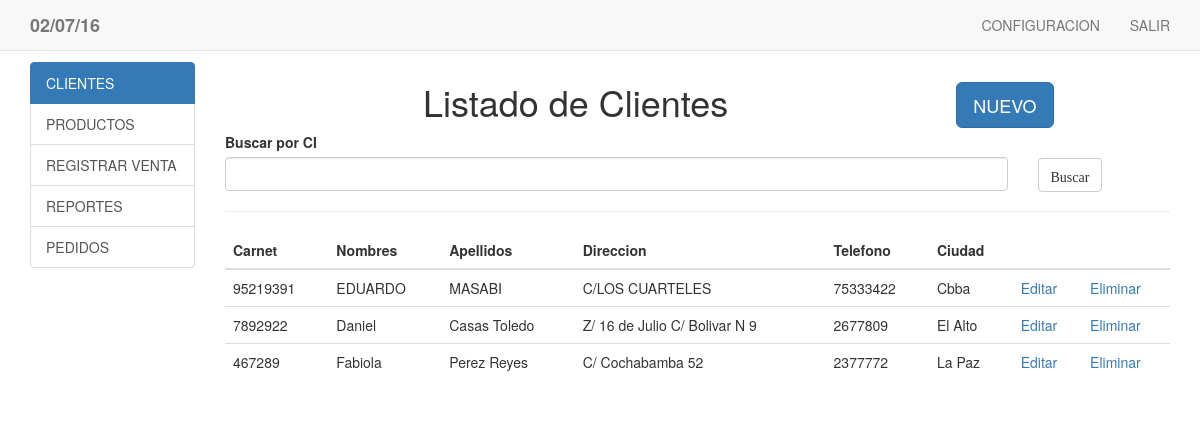
The page /clientes.php on the database its author committed.
### tables this page shows
CREATE TABLE IF NOT EXISTS `clientes` (
  `IdCliente` int(11) NOT NULL AUTO_INCREMENT,
  `carnet` varchar(10) NOT NULL,
  `Nombres` varchar(30) DEFAULT NULL,
  `Apellidos` varchar(30) DEFAULT NULL,
  `Direccion` varchar(30) DEFAULT NULL,
  `Telefono` varchar(20) DEFAULT NULL,
  `Ciudad` varchar(20) DEFAULT NULL,
  PRIMARY KEY (`IdCliente`)
);

### clientes.php (the view, shortened to what this page needs)
<?php
include_once('librerias/conexion.php');
include_once('librerias/cabecera.php');
$sql="select * from clientes";
$result = $conexion->query($sql);
?>
<div class="container">
	<div class="row">
		<div class="col-md-2 col-lg-2" align="left">
				<div class="list-group">
							<a href="#" class="list-group-item active">CLIENTES</a>
							<a href="productos.php" class="list-group-item">PRODUCTOS</a>
							<a href="venta.php" class="list-group-item">REGISTRAR VENTA</a>
							<a href="reportes.php" class="list-group-item">REPORTES</a>
							<a href="pedidos.php" class="list-group-item">PEDIDOS</a>
				</div>
		</div>
	<div class="col-md-10 col-lg-10">
		<div class="row">
			<div class="col-md-9">
				<h1><center>Listado de Clientes</center></h1>
			</div>
			<div class="col-md-3"><br>
				<button class="btn btn-primary btn-lg " value="Nuevo" data-toggle="modal" data-target="#myModal">NUEVO</button>
			</div>
		</div>
				<form method="post" action="clientes.php">
					<div class="form-group">
							<label for="username">Buscar por CI</label>
						<div class="row">
						<div class="col-md-10">
							<input type="text" class="form-control" name="buscar">
						</div>
						<div class="col-md-2">
							<input type="submit" class="btn btn-default glyphicon glyphicon-search" value="Buscar">
						</div>
									</div>
								</div>
				</form>
								<hr>
								<div class="row">
									<div class="col-md-12">
						<div class="table-responsive">
					<table class="table table-hover" border="0">
					<thead>
						<tr>
							<th>Carnet</th>
							<th>Nombres</th>
							<th>Apellidos</th>
							<th>Direccion</th>
							<th>Telefono</th>
							<th>Ciudad</th>
							<th></th>
							<th></th>
						</tr>
					</thead>
					<tbody>
						<?php
						if ($_POST) {
						if ($_POST['buscar']!="") {
						 $sql2 ="select * from clientes where carnet like '".$_POST['buscar']."%'";
							$result2 = $conexion->query($sql2);
						if ($result2->num_rows >0) {
							while ($row =$result2->fetch_array()) {
								echo "<tr><td>".$row['carnet']."</td>";
								echo "<td>".$row['Nombres']."</td>";
								echo "<td>".$row['Apellidos']."</td>";
								echo "<td>".$row['Direccion']."</td>";
								echo "<td>".$row['Telefono']."</td>";
								echo "<td>".$row['Ciudad']."</td>";
								echo "<td>"."<a href='editarcli.php?id=".$row['IdCliente']."'>Editar</a></td>";
										echo "<td>"."<a href='eliminarCli.php?id=".$row['IdCliente']."'>Eliminar</a></td>";
								echo "</tr>";
							}
						}else{
							echo "_--No hay registros--_";
						}
					}else{
								while ($row = $result->fetch_array()) {
									echo "<tr><td>".$row['carnet']."</td>";
										echo "<td>".$row['Nombres']."</td>";
										echo "<td>".$row['Apellidos']."</td>";
										echo "<td>".$row['Direccion']."</td>";
										echo "<td>".$row['Telefono']."</td>";
										echo "<td>".$row['Ciudad']."</td>";
										echo "<td>"."<a href='editarcli.php?id=".$row['IdCliente']."'>Editar</a></td>";
										echo "<td>"."<a href='eliminarCli.php?id=".$row['IdCliente']."'>Eliminar</a></td>";
										echo "</tr>";
								}
							}
							}else{
								while ($row = $result->fetch_array()) {
									echo "<tr><td>".$row['carnet']."</td>";
										echo "<td>".$row['Nombres']."</td>";
										echo "<td>".$row['Apellidos']."</td>";
										echo "<td>".$row['Direccion']."</td>";
										echo "<td>".$row['Telefono']."</td>";
										echo "<td>".$row['Ciudad']."</td>";
										echo "<td>"."<a href='editarcli.php?id=".$row['IdCliente']."'>Editar</a></td>";
										echo "<td>"."<a href='eliminarCli.php?id=".$row['IdCliente']."'>Eliminar</a></td>";
										echo "</tr>";
								}
							}
									?>
						</tbody>
					</table>
				</div>
			</div>
		</div>
		</div>
	</div>
</div>
<?php
include_once('librerias/pie.php');
?>

### rows shown on the page
clientes: carnet "95219391", Nombres "EDUARDO", Apellidos "MASABI", Direccion "C/LOS CUARTELES", Telefono "75333422", Ciudad "Cbba"
clientes: carnet "7892922", Nombres "Daniel", Apellidos "Casas Toledo", Direccion "Z/ 16 de Julio C/ Bolivar N 9", Telefono "2677809", Ciudad "El Alto"
clientes: carnet "467289", Nombres "Fabiola", Apellidos "Perez Reyes", Direccion "C/ Cochabamba 52", Telefono "2377772", Ciudad "La Paz"

### other values the page prints
strftime("%d/%m/%y") "02/07/16"
